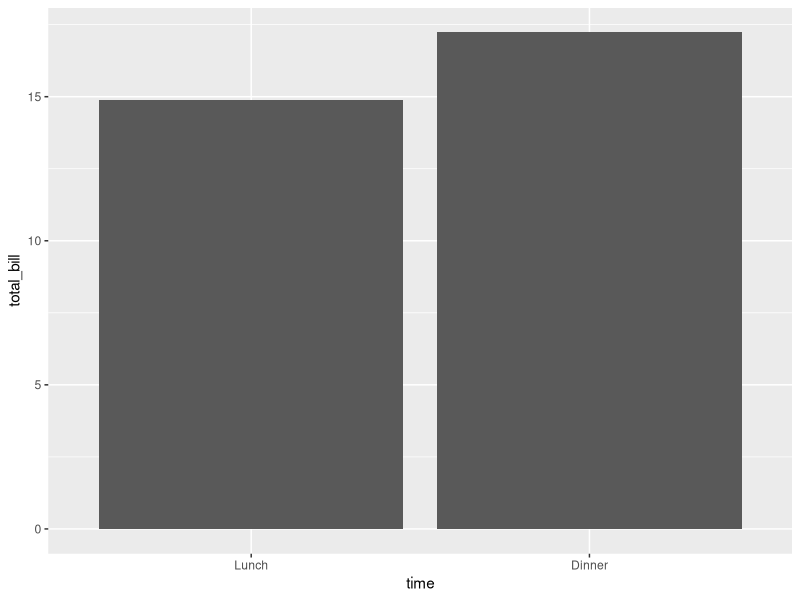
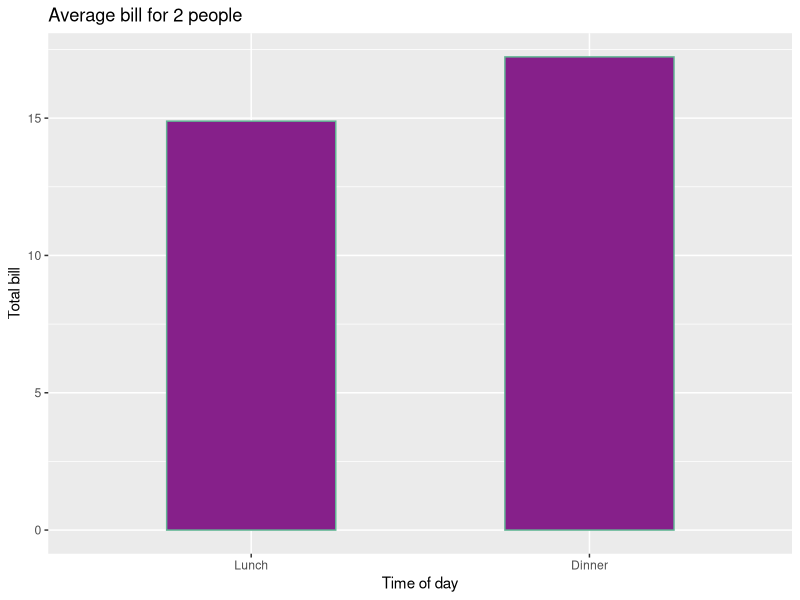

Source code (R) for these figures, in order: (Note: this script raises an error after producing the figures.)
library(ggplot2)
#http://www.cookbook-r.com/Graphs/

################
##### bar  #####
################
df <- data.frame(time = factor(c("Lunch","Dinner"), levels=c("Lunch","Dinner")),
                 total_bill = c(14.89, 17.23))

plot1<- ggplot(data=df, aes(x=time, y=total_bill)) 
plot1 + geom_bar(stat="identity")#with y



plot6 <- ggplot(data=df, aes(x=time, y=total_bill, fill=time)) 
plot6 +  geom_bar(colour="#62b594", fill="#86208a",width=.5, stat="identity") + 
         guides(fill=FALSE) + 
         xlab("Time of day") + ylab("Total bill") +
         ggtitle("Average bill for 2 people")
#d494c2  hex colour http://www.colorhexa.com/

df2 <- data.frame(time = factor(c("Lunch","Dinner","Lunch","Dinner","Lunch")))
plot2 <- ggplot(data=df2, aes(x=time))
plot2 + geom_bar(stat="bin")


####################
##### line plot ####
####################

ggplot(data=df, aes(x=time, y=total_bill, group=1)) + 
    geom_line(colour="red", linetype="dotted", size=1.5) + 
    geom_point(colour="red", size=4, shape=21, fill="white")
#more linetype&shapeh ->  www.cookbook-r.com/Graphs/Shapes_and_line_types/



##################################
####Graphs with more variables####
##################################
df1 <- data.frame(sex = factor(c("Female","Female","Male","Male")),
                  time = factor(c("Lunch","Dinner","Lunch","Dinner"), levels=c("Lunch","Dinner")),
                  total_bill = c(13.53, 16.81, 16.24, 17.42))

#df[df$time=="Lunch",]



#########################################
#Plotting means and error bars (ggplot2)#
#########################################

#grepl http://www.endmemo.com/program/R/grepl.php


#http://attach.dataguru.cn/attachments/forum/201203/05/191606cyevvfcsxv0vy1gr.jpg


